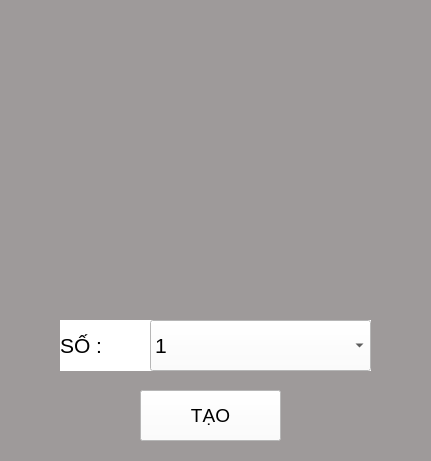
   <widget class="QWidget" name="widget_2" native="true">
    <property name="geometry">
     <rect>
      <x>1020</x>
      <y>10</y>
      <width>431</width>
      <height>461</height>
     </rect>
    </property>
    <property name="styleSheet">
     <string notr="true">QWidget
 {
    background-color: rgb(158, 154, 154);
    color: color;
}</string>
    </property>
    <widget class="QPushButton" name="pushButton">
     <property name="geometry">
      <rect>
       <x>140</x>
       <y>390</y>
       <width>141</width>
       <height>51</height>
      </rect>
     </property>
     <property name="font">
      <font>
       <pointsize>14</pointsize>
      </font>
     </property>
     <property name="styleSheet">
      <string notr="true">QPushButton
 {
    background-color: white;
    color: color;
}</string>
     </property>
     <property name="text">
      <string>TẠO</string>
     </property>
    </widget>
    <widget class="QLabel" name="label_9">
     <property name="geometry">
      <rect>
       <x>60</x>
       <y>320</y>
       <width>311</width>
       <height>51</height>
      </rect>
     </property>
     <property name="palette">
      <palette>
       <active>
        <colorrole role="WindowText">
         <brush brushstyle="SolidPattern">
          <color alpha="255">
           <red>0</red>
           <green>0</green>
           <blue>0</blue>
          </color>
         </brush>
        </colorrole>
        <colorrole role="Button">
         <brush brushstyle="SolidPattern">
          <color alpha="255">
           <red>255</red>
           <green>255</green>
           <blue>255</blue>
          </color>
         </brush>
        </colorrole>
        <colorrole role="Text">
         <brush brushstyle="SolidPattern">
          <color alpha="255">
           <red>0</red>
           <green>0</green>
           <blue>0</blue>
          </color>
         </brush>
        </colorrole>
        <colorrole role="ButtonText">
         <brush brushstyle="SolidPattern">
          <color alpha="255">
           <red>0</red>
           <green>0</green>
           <blue>0</blue>
          </color>
         </brush>
        </colorrole>
        <colorrole role="Base">
         <brush brushstyle="SolidPattern">
          <color alpha="255">
           <red>255</red>
           <green>255</green>
           <blue>255</blue>
          </color>
         </brush>
        </colorrole>
        <colorrole role="Window">
         <brush brushstyle="SolidPattern">
          <color alpha="255">
           <red>255</red>
           <green>255</green>
           <blue>255</blue>
          </color>
         </brush>
        </colorrole>
       </active>
       <inactive>
        <colorrole role="WindowText">
         <brush brushstyle="SolidPattern">
          <color alpha="255">
           <red>0</red>
           <green>0</green>
           <blue>0</blue>
          </color>
         </brush>
        </colorrole>
        <colorrole role="Button">
         <brush brushstyle="SolidPattern">
          <color alpha="255">
           <red>255</red>
           <green>255</green>
           <blue>255</blue>
          </color>
         </brush>
        </colorrole>
        <colorrole role="Text">
         <brush brushstyle="SolidPattern">
          <color alpha="255">
           <red>0</red>
           <green>0</green>
           <blue>0</blue>
          </color>
         </brush>
        </colorrole>
        <colorrole role="ButtonText">
         <brush brushstyle="SolidPattern">
          <color alpha="255">
           <red>0</red>
           <green>0</green>
           <blue>0</blue>
          </color>
         </brush>
        </colorrole>
        <colorrole role="Base">
         <brush brushstyle="SolidPattern">
          <color alpha="255">
           <red>255</red>
           <green>255</green>
           <blue>255</blue>
          </color>
         </brush>
        </colorrole>
        <colorrole role="Window">
         <brush brushstyle="SolidPattern">
          <color alpha="255">
           <red>255</red>
           <green>255</green>
           <blue>255</blue>
          </color>
         </brush>
        </colorrole>
       </inactive>
       <disabled>
        <colorrole role="WindowText">
         <brush brushstyle="SolidPattern">
          <color alpha="255">
           <red>0</red>
           <green>0</green>
           <blue>0</blue>
          </color>
         </brush>
        </colorrole>
        <colorrole role="Button">
         <brush brushstyle="SolidPattern">
          <color alpha="255">
           <red>255</red>
           <green>255</green>
           <blue>255</blue>
          </color>
         </brush>
        </colorrole>
        <colorrole role="Text">
         <brush brushstyle="SolidPattern">
          <color alpha="255">
           <red>0</red>
           <green>0</green>
           <blue>0</blue>
          </color>
         </brush>
        </colorrole>
        <colorrole role="ButtonText">
         <brush brushstyle="SolidPattern">
          <color alpha="255">
           <red>0</red>
           <green>0</green>
           <blue>0</blue>
          </color>
         </brush>
        </colorrole>
        <colorrole role="Base">
         <brush brushstyle="SolidPattern">
          <color alpha="255">
           <red>255</red>
           <green>255</green>
           <blue>255</blue>
          </color>
         </brush>
        </colorrole>
        <colorrole role="Window">
         <brush brushstyle="SolidPattern">
          <color alpha="255">
           <red>255</red>
           <green>255</green>
           <blue>255</blue>
          </color>
         </brush>
        </colorrole>
       </disabled>
      </palette>
     </property>
     <property name="font">
      <font>
       <pointsize>16</pointsize>
      </font>
     </property>
     <property name="styleSheet">
      <string notr="true">QLabel {
    background-color: white;
    color: color;
}</string>
     </property>
     <property name="text">
      <string>SỐ :</string>
     </property>
    </widget>
    <widget class="QComboBox" name="comboBox_3">
     <property name="geometry">
      <rect>
       <x>150</x>
       <y>320</y>
       <width>221</width>
       <height>51</height>
      </rect>
     </property>
     <property name="font">
      <font>
       <pointsize>16</pointsize>
       <italic>false</italic>
       <underline>false</underline>
       <stylestrategy>PreferDefault</stylestrategy>
      </font>
     </property>
     <property name="mouseTracking">
      <bool>true</bool>
     </property>
     <property name="styleSheet">
      <string notr="true">QComboBox {
    background-color: white;
    color: color;
}</string>
     </property>
     <item>
      <property name="text">
       <string>1</string>
      </property>
     </item>
     <item>
      <property name="text">
       <string>2</string>
      </property>
     </item>
     <item>
      <property name="text">
       <string>3</string>
      </property>
     </item>
     <item>
      <property name="text">
       <string>4</string>
      </property>
     </item>
     <item>
      <property name="text">
       <string>5</string>
      </property>
     </item>
     <item>
      <property name="text">
       <string>6</string>
      </property>
     </item>
    </widget>
   </widget>
